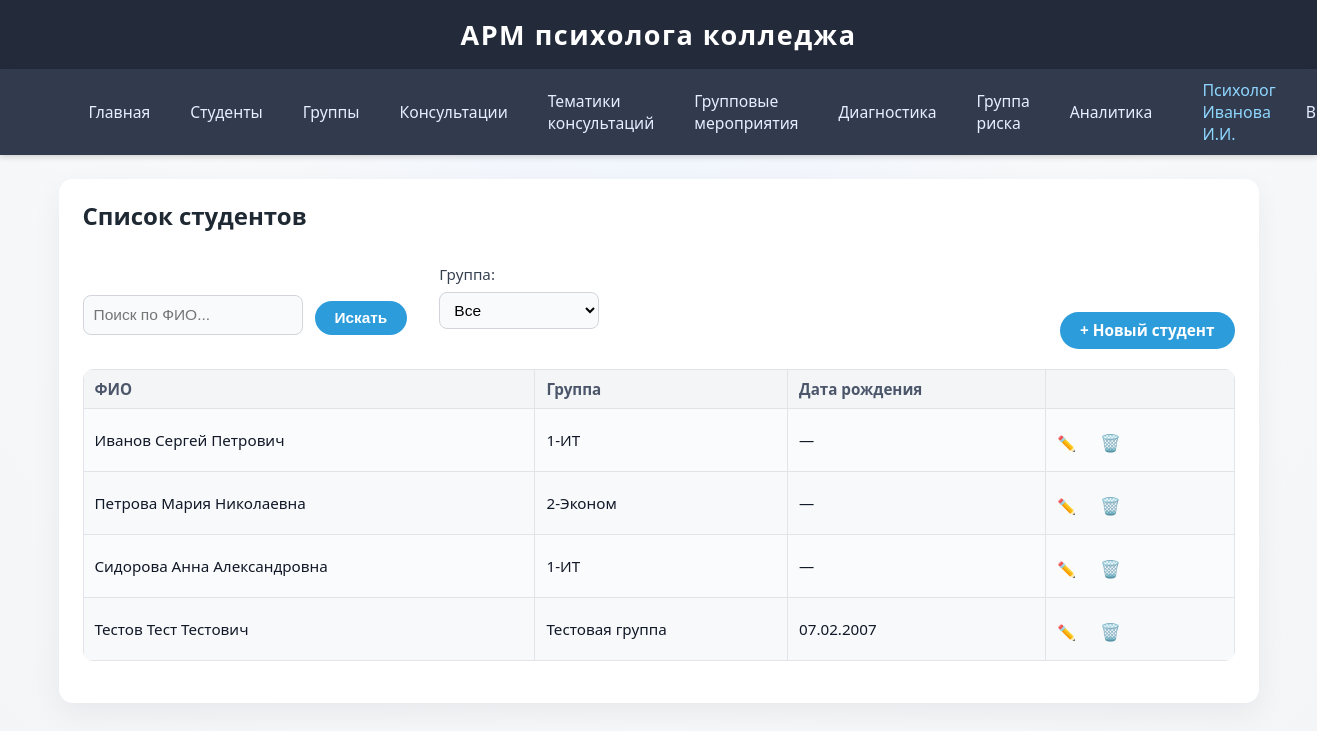
/students/ (signed in), run on an earlier commit of the app's database.
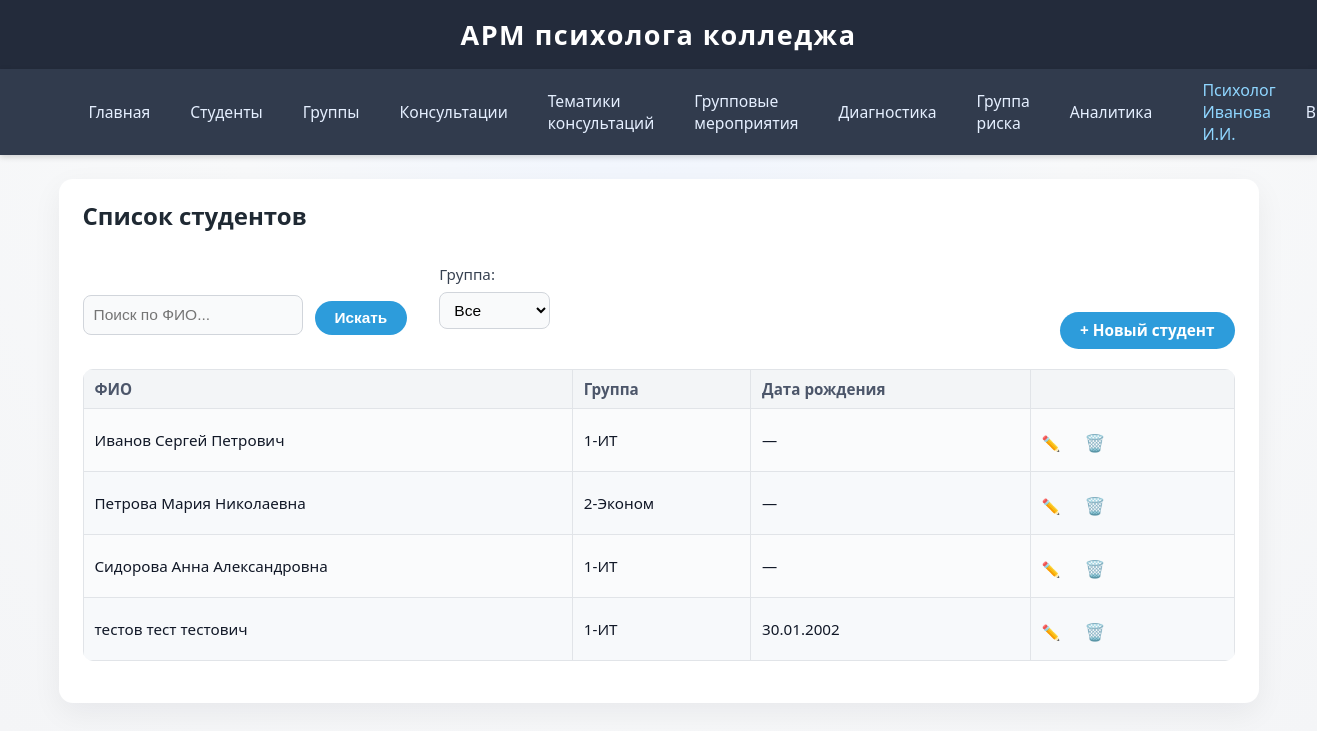
And on a later commit of the database.
### app/models.py (models this page shows)
class Student(db.Model):
    __tablename__ = 'students'
    id = db.Column(db.Integer, primary_key=True)
    full_name = db.Column(db.String(128), nullable=False)
    group_id = db.Column(db.Integer, db.ForeignKey('groups.id'), nullable=True)
    date_of_birth = db.Column(db.Date, nullable=True)
    consultations = db.relationship('Consultation', backref='student', lazy=True)
    test_results = db.relationship('TestResult', backref='student', lazy=True)
    risk_records = db.relationship('RiskGroup', backref='student', lazy=True)

class Group(db.Model):
    __tablename__ = 'groups'
    id = db.Column(db.Integer, primary_key=True)
    name = db.Column(db.String(64), unique=True, nullable=False)
    students = db.relationship('Student', backref='group', lazy=True)
    events = db.relationship('GroupEvent', backref='group', lazy=True)

### app/routes/students.py (the view)
@students_bp.route('/', methods=['GET', 'POST'])
@login_required
def list_students():
    form = SearchForm()
    group_id = request.args.get('group_id', type=int)
    query = Student.query
    if group_id:
        query = query.filter_by(group_id=group_id)
    search = form.query.data if form.validate_on_submit() else request.args.get('query', '')
    if search:
        query = query.filter(Student.full_name.ilike(f"%{search}%"))
    students = query.order_by(Student.full_name).all()
    groups = Group.query.all()
    return render_template('students/list.html', students=students, groups=groups, form=form, group_id=group_id, search=search)

### app/forms.py
class SearchForm(FlaskForm):
    query = StringField('Поиск', validators=[Optional()])
    submit = SubmitField('Искать')

### app/templates/students/list.html (shortened to what this page needs)
{% extends 'base.html' %}
{% block content %}
<h2>Список студентов</h2>
<div class="filter-row">
    <form method="get" class="search-box" style="margin-right:10px;">
        {{ form.query(size=24, placeholder="Поиск по ФИО...") }}
        <button type="submit" class="btn">Искать</button>
    </form>
    <form method="get">
        <label for="group_id">Группа:</label>
        <select name="group_id" id="group_id" onchange="this.form.submit()">
            <option value="">Все</option>
        </select>
    </form>
    <a href="{{ url_for('students.add_student') }}" class="btn">+ Новый студент</a>
</div>
<table>
    <thead>
        <tr>
            <th>ФИО</th>
            <th>Группа</th>
            <th>Дата рождения</th>
            <th></th>
        </tr>
    </thead>
    <tbody>
    {% for s in students %}
        <tr>
            <td>{{ s.full_name }}</td>
            <td>{{ s.group.name if s.group else '—' }}</td>
            <td>{% if s.date_of_birth %}{{ s.date_of_birth.strftime('%d.%m.%Y') }}{% else %}—{% endif %}</td>
            <td>
                <a href="{{ url_for('students.edit_student', student_id=s.id) }}" title="Редактировать">✏️</a>
                <form method="post" action="{{ url_for('students.delete_student', student_id=s.id) }}"
                      style="display:inline;" class="delete-form">
                    <button type="submit" title="Удалить" style="background:none;border:none;color:#e74c3c;font-size:1.1em;cursor:pointer;">🗑️</button>
                </form>
            </td>
        </tr>
    {% else %}
        <tr>
            <td colspan="4"><i>Нет студентов.</i></td>
        </tr>
    {% endfor %}
    </tbody>
</table>
{% endblock %}

What changed in the data, as far as the page shows it:
changed Student: full_name "Тестов Тест Тестович" → "тестов тест тестович"; group "Тестовая группа" → "1-ИТ"; date_of_birth "07.02.2007" → "30.01.2002"
